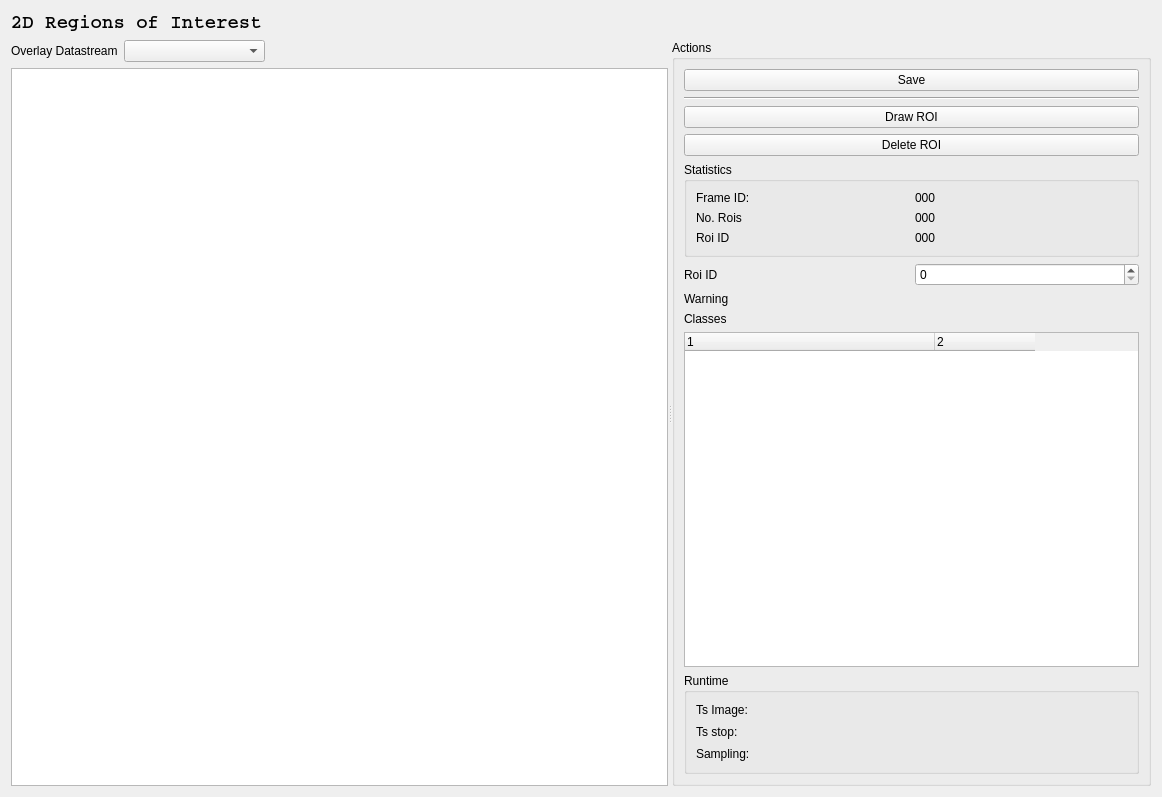
<?xml version="1.0" encoding="UTF-8"?>
<ui version="4.0">
 <class>qt2DRois</class>
 <widget class="QWidget" name="qt2DRois">
  <property name="geometry">
   <rect>
    <x>0</x>
    <y>0</y>
    <width>1162</width>
    <height>797</height>
   </rect>
  </property>
  <property name="windowTitle">
   <string>Form</string>
  </property>
  <layout class="QVBoxLayout" name="verticalLayout_3" stretch="0,3">
   <item>
    <widget class="QLabel" name="label_7">
     <property name="font">
      <font>
       <family>Courier</family>
       <pointsize>14</pointsize>
       <weight>75</weight>
       <italic>false</italic>
       <bold>true</bold>
       <underline>false</underline>
       <strikeout>false</strikeout>
      </font>
     </property>
     <property name="text">
      <string>2D Regions of Interest</string>
     </property>
    </widget>
   </item>
   <item>
    <widget class="QSplitter" name="splitter">
     <property name="orientation">
      <enum>Qt::Horizontal</enum>
     </property>
     <widget class="QWidget" name="widget" native="true">
      <layout class="QGridLayout" name="gridLayout_3">
       <item row="0" column="0">
        <layout class="QHBoxLayout" name="horizontalLayout">
         <item>
          <widget class="QLabel" name="label_2">
           <property name="text">
            <string>Overlay Datastream</string>
           </property>
          </widget>
         </item>
         <item>
          <widget class="QComboBox" name="qtComboOverlay">
           <property name="minimumSize">
            <size>
             <width>141</width>
             <height>0</height>
            </size>
           </property>
          </widget>
         </item>
         <item>
          <spacer name="horizontalSpacer">
           <property name="orientation">
            <enum>Qt::Horizontal</enum>
           </property>
           <property name="sizeHint" stdset="0">
            <size>
             <width>40</width>
             <height>20</height>
            </size>
           </property>
          </spacer>
         </item>
        </layout>
       </item>
       <item row="1" column="0">
        <widget class="QGraphicsView" name="qtGraphicsView">
         <property name="cursor" stdset="0">
          <cursorShape>CrossCursor</cursorShape>
         </property>
         <property name="mouseTracking">
          <bool>true</bool>
         </property>
         <property name="verticalScrollBarPolicy">
          <enum>Qt::ScrollBarAlwaysOff</enum>
         </property>
         <property name="horizontalScrollBarPolicy">
          <enum>Qt::ScrollBarAlwaysOff</enum>
         </property>
         <property name="resizeAnchor">
          <enum>QGraphicsView::AnchorViewCenter</enum>
         </property>
         <property name="rubberBandSelectionMode">
          <enum>Qt::ContainsItemShape</enum>
         </property>
        </widget>
       </item>
      </layout>
     </widget>
     <widget class="QGroupBox" name="qtActionsGroupBox">
      <property name="title">
       <string>Actions</string>
      </property>
      <layout class="QVBoxLayout" name="verticalLayout">
       <item>
        <widget class="QPushButton" name="qtButtonSave">
         <property name="text">
          <string>Save</string>
         </property>
        </widget>
       </item>
       <item>
        <widget class="Line" name="line_2">
         <property name="orientation">
          <enum>Qt::Horizontal</enum>
         </property>
        </widget>
       </item>
       <item>
        <widget class="QPushButton" name="qtButtonDrawROI">
         <property name="text">
          <string>Draw ROI</string>
         </property>
        </widget>
       </item>
       <item>
        <widget class="QPushButton" name="qtButtonDeleteROI">
         <property name="text">
          <string>Delete ROI</string>
         </property>
        </widget>
       </item>
       <item>
        <widget class="QGroupBox" name="groupBox_2">
         <property name="title">
          <string>Statistics</string>
         </property>
         <layout class="QGridLayout" name="gridLayout_2">
          <item row="0" column="0">
           <widget class="QLabel" name="label_10">
            <property name="text">
             <string>Frame ID:</string>
            </property>
           </widget>
          </item>
          <item row="0" column="1">
           <widget class="QLabel" name="qtFrameID">
            <property name="text">
             <string>000</string>
            </property>
           </widget>
          </item>
          <item row="1" column="0">
           <widget class="QLabel" name="label_8">
            <property name="text">
             <string>No. Rois</string>
            </property>
           </widget>
          </item>
          <item row="1" column="1">
           <widget class="QLabel" name="qtNoItems">
            <property name="text">
             <string>000</string>
            </property>
           </widget>
          </item>
          <item row="2" column="0">
           <widget class="QLabel" name="label_3">
            <property name="text">
             <string>Roi ID</string>
            </property>
           </widget>
          </item>
          <item row="2" column="1">
           <widget class="QLabel" name="qtItemID">
            <property name="text">
             <string>000</string>
            </property>
           </widget>
          </item>
         </layout>
        </widget>
       </item>
       <item>
        <layout class="QHBoxLayout" name="horizontalLayout_2">
         <item>
          <widget class="QLabel" name="label_9">
           <property name="text">
            <string>Roi ID</string>
           </property>
          </widget>
         </item>
         <item>
          <widget class="QSpinBox" name="qtRoiID"/>
         </item>
        </layout>
       </item>
       <item>
        <widget class="QLabel" name="qtWarning">
         <property name="text">
          <string>Warning</string>
         </property>
        </widget>
       </item>
       <item>
        <widget class="QLabel" name="label">
         <property name="text">
          <string>Classes</string>
         </property>
        </widget>
       </item>
       <item>
        <widget class="QTreeWidget" name="qtClasses">
         <property name="enabled">
          <bool>true</bool>
         </property>
         <property name="sizeAdjustPolicy">
          <enum>QAbstractScrollArea::AdjustToContentsOnFirstShow</enum>
         </property>
         <property name="wordWrap">
          <bool>true</bool>
         </property>
         <property name="columnCount">
          <number>2</number>
         </property>
         <attribute name="headerCascadingSectionResizes">
          <bool>true</bool>
         </attribute>
         <attribute name="headerDefaultSectionSize">
          <number>250</number>
         </attribute>
         <attribute name="headerHighlightSections">
          <bool>true</bool>
         </attribute>
         <attribute name="headerStretchLastSection">
          <bool>false</bool>
         </attribute>
         <column>
          <property name="text">
           <string>1</string>
          </property>
         </column>
         <column>
          <property name="text">
           <string notr="true">2</string>
          </property>
         </column>
        </widget>
       </item>
       <item>
        <widget class="QGroupBox" name="groupBox_5">
         <property name="title">
          <string>Runtime</string>
         </property>
         <layout class="QGridLayout" name="gridLayout_4">
          <item row="0" column="0">
           <widget class="QLabel" name="label_4">
            <property name="text">
             <string>Ts Image:</string>
            </property>
           </widget>
          </item>
          <item row="1" column="0">
           <widget class="QLabel" name="label_5">
            <property name="text">
             <string>Ts stop:</string>
            </property>
           </widget>
          </item>
          <item row="2" column="0">
           <widget class="QLabel" name="label_11">
            <property name="text">
             <string>Sampling:</string>
            </property>
           </widget>
          </item>
          <item row="0" column="1">
           <widget class="QLineEdit" name="qtTsImage">
            <property name="styleSheet">
             <string notr="true">border: none;
background-color: rgba(0,0,0,0);</string>
            </property>
            <property name="readOnly">
             <bool>true</bool>
            </property>
           </widget>
          </item>
          <item row="1" column="1">
           <widget class="QLineEdit" name="qtTsStop">
            <property name="styleSheet">
             <string notr="true">border: none;
background-color: rgba(0,0,0,0);</string>
            </property>
            <property name="readOnly">
             <bool>true</bool>
            </property>
           </widget>
          </item>
          <item row="2" column="1">
           <widget class="QLineEdit" name="qtTsSamplingTime">
            <property name="styleSheet">
             <string notr="true">border: none;
background-color: rgba(0,0,0,0);</string>
            </property>
            <property name="readOnly">
             <bool>true</bool>
            </property>
           </widget>
          </item>
         </layout>
        </widget>
       </item>
      </layout>
     </widget>
    </widget>
   </item>
  </layout>
 </widget>
 <resources/>
 <connections/>
</ui>
